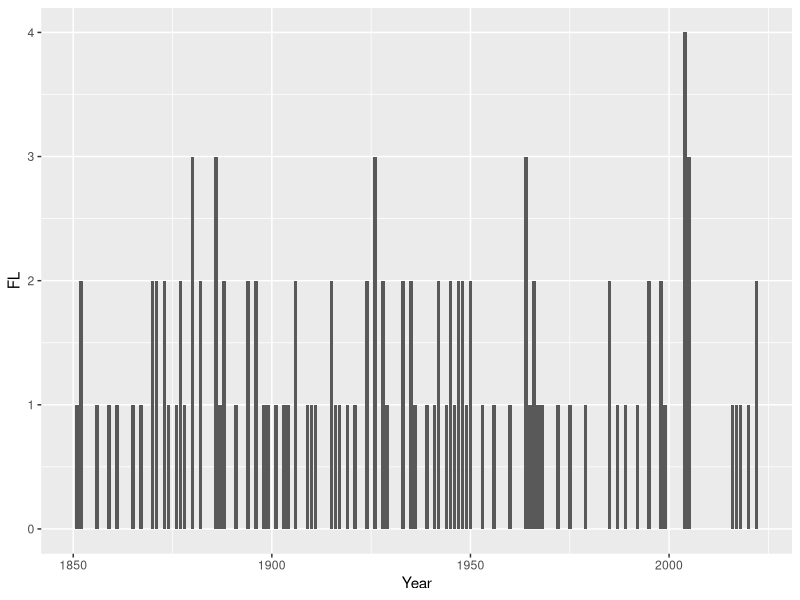

Write R code to recreate this figure.
## ---- chunk 1
CONUS.df <- readr::read_table(file = here::here("data", "CONUS_Counts.txt"),
                              show_col_types = FALSE)
library(ggplot2)

ggplot(data = CONUS.df,
       mapping = aes(x = Year, y = FL)) +
  geom_col()
## ---- chunk 2
CONUS.df |>
  dplyr::summarize(NYears = dplyr::n(),
                   Avg = mean(FL),
                   Var = var(FL),
                   Ratio = Var/Avg)
## ---- chunk 3
CONUS.df |>
  dplyr::summarize(nH_G = sum(G),
                   nH_FL = sum(FL),
                   nH_E = sum(E))
## ---- chunk 4
CONUS.df |>
  dplyr::summarize(r = cor(G, E))
